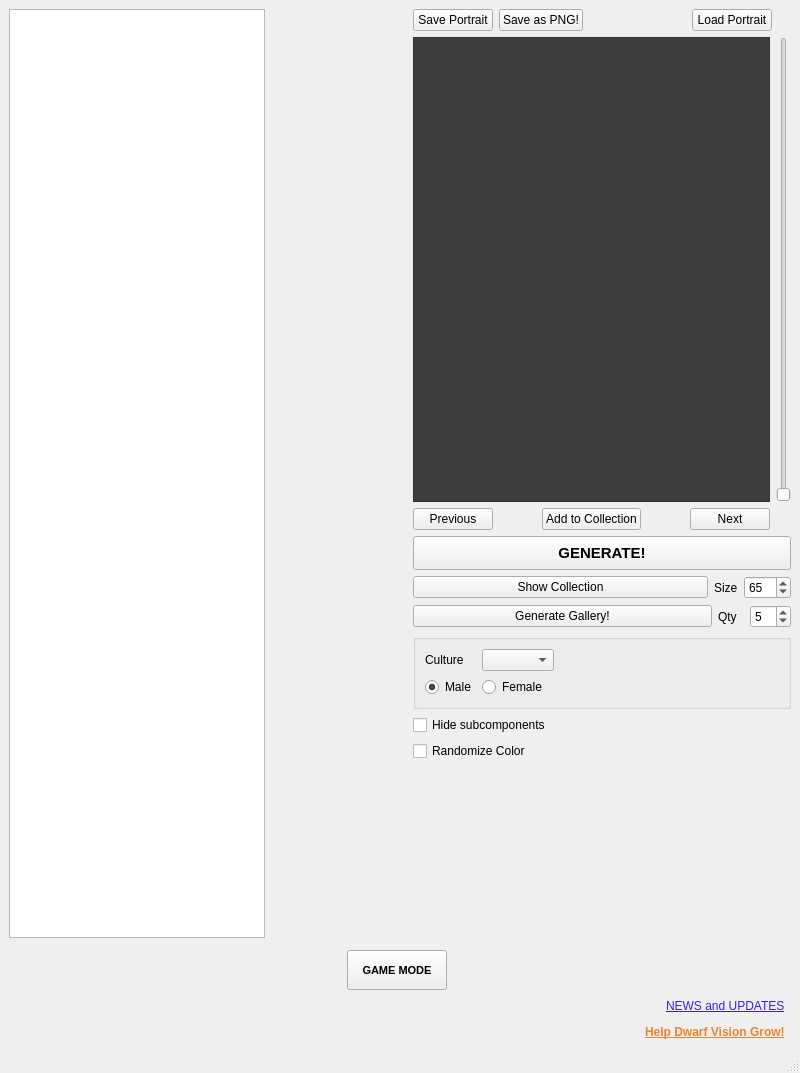
<?xml version="1.0" encoding="UTF-8"?>
<ui version="4.0">
 <class>MainWindow</class>
 <widget class="QMainWindow" name="MainWindow">
  <property name="geometry">
   <rect>
    <x>0</x>
    <y>0</y>
    <width>800</width>
    <height>1073</height>
   </rect>
  </property>
  <property name="windowTitle">
   <string>MainWindow</string>
  </property>
  <widget class="QWidget" name="windowGrid">
   <layout class="QGridLayout" name="gridLayout">
    <item row="5" column="0">
     <layout class="QHBoxLayout" name="horizontalLayout_7">
      <item>
       <spacer name="horizontalSpacer_9">
        <property name="orientation">
         <enum>Qt::Horizontal</enum>
        </property>
        <property name="sizeHint" stdset="0">
         <size>
          <width>40</width>
          <height>20</height>
         </size>
        </property>
       </spacer>
      </item>
      <item>
       <widget class="QLabel" name="linkToUpdates_2">
        <property name="font">
         <font>
          <pointsize>9</pointsize>
         </font>
        </property>
        <property name="text">
         <string>&lt;html&gt;&lt;head/&gt;&lt;body&gt;&lt;p&gt;&lt;a href=&quot;http://example.com/&quot;&gt;&lt;span style=&quot; font-weight:600; text-decoration: underline; color:#ec832d;&quot;&gt;Help Dwarf Vision Grow!&lt;/span&gt;&lt;/a&gt;&lt;/p&gt;&lt;/body&gt;&lt;/html&gt;</string>
        </property>
        <property name="openExternalLinks">
         <bool>true</bool>
        </property>
       </widget>
      </item>
     </layout>
    </item>
    <item row="2" column="0">
     <layout class="QHBoxLayout" name="horizontalLayout_8">
      <item>
       <spacer name="horizontalSpacer_11">
        <property name="orientation">
         <enum>Qt::Horizontal</enum>
        </property>
        <property name="sizeHint" stdset="0">
         <size>
          <width>40</width>
          <height>20</height>
         </size>
        </property>
       </spacer>
      </item>
      <item>
       <widget class="QPushButton" name="changeMode">
        <property name="minimumSize">
         <size>
          <width>100</width>
          <height>40</height>
         </size>
        </property>
        <property name="font">
         <font>
          <pointsize>8</pointsize>
          <weight>75</weight>
          <bold>true</bold>
         </font>
        </property>
        <property name="text">
         <string>GAME MODE</string>
        </property>
       </widget>
      </item>
      <item>
       <spacer name="horizontalSpacer_12">
        <property name="orientation">
         <enum>Qt::Horizontal</enum>
        </property>
        <property name="sizeHint" stdset="0">
         <size>
          <width>40</width>
          <height>20</height>
         </size>
        </property>
       </spacer>
      </item>
     </layout>
    </item>
    <item row="1" column="0" colspan="2">
     <layout class="QHBoxLayout" name="horizontalLayout">
      <item>
       <layout class="QVBoxLayout" name="verticalLayout_3">
        <item>
         <widget class="MyStringList" name="listWidget">
          <property name="sizePolicy">
           <sizepolicy hsizetype="Expanding" vsizetype="Expanding">
            <horstretch>0</horstretch>
            <verstretch>0</verstretch>
           </sizepolicy>
          </property>
          <property name="minimumSize">
           <size>
            <width>0</width>
            <height>0</height>
           </size>
          </property>
         </widget>
        </item>
        <item>
         <widget class="Colorizer" name="colorizer" native="true">
          <property name="sizePolicy">
           <sizepolicy hsizetype="Expanding" vsizetype="Preferred">
            <horstretch>0</horstretch>
            <verstretch>0</verstretch>
           </sizepolicy>
          </property>
          <property name="minimumSize">
           <size>
            <width>0</width>
            <height>0</height>
           </size>
          </property>
         </widget>
        </item>
       </layout>
      </item>
      <item>
       <spacer name="horizontalSpacer_6">
        <property name="orientation">
         <enum>Qt::Horizontal</enum>
        </property>
        <property name="sizeHint" stdset="0">
         <size>
          <width>40</width>
          <height>20</height>
         </size>
        </property>
       </spacer>
      </item>
      <item>
       <widget class="CategoriesManager" name="categoriesManager" native="true">
        <property name="sizePolicy">
         <sizepolicy hsizetype="Minimum" vsizetype="Preferred">
          <horstretch>0</horstretch>
          <verstretch>0</verstretch>
         </sizepolicy>
        </property>
       </widget>
      </item>
      <item>
       <spacer name="horizontalSpacer_5">
        <property name="orientation">
         <enum>Qt::Horizontal</enum>
        </property>
        <property name="sizeHint" stdset="0">
         <size>
          <width>40</width>
          <height>20</height>
         </size>
        </property>
       </spacer>
      </item>
      <item>
       <layout class="QVBoxLayout" name="verticalLayout">
        <item>
         <layout class="QHBoxLayout" name="horizontalLayout_5">
          <item>
           <widget class="QPushButton" name="btn_savePortraitData">
            <property name="text">
             <string>Save Portrait</string>
            </property>
           </widget>
          </item>
          <item>
           <widget class="QPushButton" name="btn_savePNG">
            <property name="text">
             <string>Save as PNG!</string>
            </property>
           </widget>
          </item>
          <item>
           <spacer name="horizontalSpacer_3">
            <property name="orientation">
             <enum>Qt::Horizontal</enum>
            </property>
            <property name="sizeHint" stdset="0">
             <size>
              <width>40</width>
              <height>20</height>
             </size>
            </property>
           </spacer>
          </item>
          <item>
           <widget class="QPushButton" name="btn_LoadPortrait">
            <property name="text">
             <string>Load Portrait</string>
            </property>
           </widget>
          </item>
          <item>
           <spacer name="horizontalSpacer_10">
            <property name="orientation">
             <enum>Qt::Horizontal</enum>
            </property>
            <property name="sizeType">
             <enum>QSizePolicy::Minimum</enum>
            </property>
            <property name="sizeHint" stdset="0">
             <size>
              <width>19</width>
              <height>20</height>
             </size>
            </property>
           </spacer>
          </item>
         </layout>
        </item>
        <item>
         <layout class="QGridLayout" name="gridLayout_3">
          <item row="2" column="0">
           <layout class="QHBoxLayout" name="horizontalLayout_4">
            <item>
             <widget class="QPushButton" name="btn_previous">
              <property name="text">
               <string>Previous</string>
              </property>
             </widget>
            </item>
            <item>
             <spacer name="horizontalSpacer_7">
              <property name="orientation">
               <enum>Qt::Horizontal</enum>
              </property>
              <property name="sizeHint" stdset="0">
               <size>
                <width>40</width>
                <height>20</height>
               </size>
              </property>
             </spacer>
            </item>
            <item>
             <widget class="QPushButton" name="btn_addToCollection">
              <property name="toolTip">
               <string>&lt;html&gt;&lt;head/&gt;&lt;body&gt;&lt;p&gt;&lt;span style=&quot; font-weight:600; color:#000000;&quot;&gt;Click&lt;/span&gt;&lt;span style=&quot; color:#000000;&quot;&gt; to add portrait to &lt;/span&gt;&lt;span style=&quot; font-weight:600; color:#000000;&quot;&gt;Collection&lt;/span&gt;&lt;/p&gt;&lt;/body&gt;&lt;/html&gt;</string>
              </property>
              <property name="text">
               <string>Add to Collection</string>
              </property>
             </widget>
            </item>
            <item>
             <spacer name="horizontalSpacer">
              <property name="orientation">
               <enum>Qt::Horizontal</enum>
              </property>
              <property name="sizeHint" stdset="0">
               <size>
                <width>40</width>
                <height>20</height>
               </size>
              </property>
             </spacer>
            </item>
            <item>
             <widget class="QPushButton" name="btn_next">
              <property name="text">
               <string>Next</string>
              </property>
             </widget>
            </item>
           </layout>
          </item>
          <item row="1" column="0">
           <widget class="QGraphicsView" name="graphicsView">
            <property name="sizePolicy">
             <sizepolicy hsizetype="Fixed" vsizetype="Fixed">
              <horstretch>0</horstretch>
              <verstretch>0</verstretch>
             </sizepolicy>
            </property>
            <property name="minimumSize">
             <size>
              <width>357</width>
              <height>465</height>
             </size>
            </property>
            <property name="styleSheet">
             <string notr="true">background-color: rgb(62, 62, 62);</string>
            </property>
           </widget>
          </item>
          <item row="1" column="1">
           <widget class="QSlider" name="slider_neckHeight">
            <property name="orientation">
             <enum>Qt::Vertical</enum>
            </property>
           </widget>
          </item>
         </layout>
        </item>
        <item>
         <widget class="QPushButton" name="btnGenerate">
          <property name="sizePolicy">
           <sizepolicy hsizetype="Expanding" vsizetype="Fixed">
            <horstretch>0</horstretch>
            <verstretch>0</verstretch>
           </sizepolicy>
          </property>
          <property name="minimumSize">
           <size>
            <width>0</width>
            <height>34</height>
           </size>
          </property>
          <property name="font">
           <font>
            <pointsize>11</pointsize>
            <weight>75</weight>
            <bold>true</bold>
           </font>
          </property>
          <property name="text">
           <string>GENERATE!</string>
          </property>
         </widget>
        </item>
        <item>
         <layout class="QHBoxLayout" name="horizontalLayout_6">
          <item>
           <widget class="QPushButton" name="btn_showCollection">
            <property name="sizePolicy">
             <sizepolicy hsizetype="Expanding" vsizetype="Fixed">
              <horstretch>0</horstretch>
              <verstretch>0</verstretch>
             </sizepolicy>
            </property>
            <property name="text">
             <string>Show Collection</string>
            </property>
           </widget>
          </item>
          <item>
           <widget class="QLabel" name="label">
            <property name="text">
             <string>Size</string>
            </property>
           </widget>
          </item>
          <item>
           <widget class="QSpinBox" name="portraitCollection_size">
            <property name="minimum">
             <number>5</number>
            </property>
            <property name="maximum">
             <number>100</number>
            </property>
            <property name="value">
             <number>65</number>
            </property>
           </widget>
          </item>
         </layout>
        </item>
        <item>
         <layout class="QHBoxLayout" name="horizontalLayout_3">
          <item>
           <widget class="QPushButton" name="galleryButton">
            <property name="sizePolicy">
             <sizepolicy hsizetype="Expanding" vsizetype="Fixed">
              <horstretch>0</horstretch>
              <verstretch>0</verstretch>
             </sizepolicy>
            </property>
            <property name="text">
             <string>Generate Gallery!</string>
            </property>
           </widget>
          </item>
          <item>
           <widget class="QLabel" name="label_2">
            <property name="text">
             <string>Qty  </string>
            </property>
           </widget>
          </item>
          <item>
           <widget class="QSpinBox" name="portrait_quantity_indicator">
            <property name="value">
             <number>5</number>
            </property>
           </widget>
          </item>
         </layout>
        </item>
        <item>
         <widget class="QGroupBox" name="groupBox">
          <property name="title">
           <string/>
          </property>
          <layout class="QGridLayout" name="gridLayout_2">
           <item row="1" column="1">
            <widget class="QRadioButton" name="radioButtonFemale">
             <property name="text">
              <string>Female</string>
             </property>
            </widget>
           </item>
           <item row="1" column="2">
            <spacer name="horizontalSpacer_2">
             <property name="orientation">
              <enum>Qt::Horizontal</enum>
             </property>
             <property name="sizeHint" stdset="0">
              <size>
               <width>40</width>
               <height>20</height>
              </size>
             </property>
            </spacer>
           </item>
           <item row="0" column="1">
            <widget class="QComboBox" name="culture_comboBox"/>
           </item>
           <item row="1" column="0">
            <widget class="QRadioButton" name="radioButtonMale">
             <property name="text">
              <string>Male</string>
             </property>
             <property name="checked">
              <bool>true</bool>
             </property>
            </widget>
           </item>
           <item row="0" column="2">
            <spacer name="horizontalSpacer_4">
             <property name="orientation">
              <enum>Qt::Horizontal</enum>
             </property>
             <property name="sizeHint" stdset="0">
              <size>
               <width>40</width>
               <height>20</height>
              </size>
             </property>
            </spacer>
           </item>
           <item row="0" column="0">
            <widget class="QLabel" name="label_4">
             <property name="sizePolicy">
              <sizepolicy hsizetype="Fixed" vsizetype="Preferred">
               <horstretch>0</horstretch>
               <verstretch>0</verstretch>
              </sizepolicy>
             </property>
             <property name="text">
              <string>Culture</string>
             </property>
            </widget>
           </item>
          </layout>
         </widget>
        </item>
        <item>
         <layout class="QVBoxLayout" name="verticalLayout_2">
          <item>
           <widget class="QCheckBox" name="chk_box_hideSubordinates">
            <property name="text">
             <string>Hide subcomponents</string>
            </property>
            <property name="checkable">
             <bool>true</bool>
            </property>
           </widget>
          </item>
          <item>
           <widget class="QCheckBox" name="btn_randomizeColor">
            <property name="text">
             <string>Randomize Color</string>
            </property>
            <property name="checked">
             <bool>false</bool>
            </property>
           </widget>
          </item>
          <item>
           <spacer name="verticalSpacer_10">
            <property name="orientation">
             <enum>Qt::Vertical</enum>
            </property>
            <property name="sizeHint" stdset="0">
             <size>
              <width>367</width>
              <height>13</height>
             </size>
            </property>
           </spacer>
          </item>
         </layout>
        </item>
       </layout>
      </item>
     </layout>
    </item>
    <item row="4" column="0">
     <layout class="QHBoxLayout" name="horizontalLayout_2">
      <item>
       <spacer name="horizontalSpacer_8">
        <property name="orientation">
         <enum>Qt::Horizontal</enum>
        </property>
        <property name="sizeHint" stdset="0">
         <size>
          <width>40</width>
          <height>20</height>
         </size>
        </property>
       </spacer>
      </item>
      <item>
       <widget class="QLabel" name="linkToUpdates">
        <property name="font">
         <font>
          <pointsize>9</pointsize>
         </font>
        </property>
        <property name="text">
         <string>&lt;html&gt;&lt;head/&gt;&lt;body&gt;&lt;p&gt;&lt;a href=&quot;http://example.com/&quot;&gt;&lt;span style=&quot; text-decoration: underline; color:#3d1dd9;&quot;&gt;NEWS and UPDATES&lt;/span&gt;&lt;/a&gt;&lt;/p&gt;&lt;/body&gt;&lt;/html&gt;</string>
        </property>
        <property name="openExternalLinks">
         <bool>true</bool>
        </property>
       </widget>
      </item>
     </layout>
    </item>
   </layout>
  </widget>
  <widget class="QMenuBar" name="menubar">
   <property name="geometry">
    <rect>
     <x>0</x>
     <y>0</y>
     <width>800</width>
     <height>21</height>
    </rect>
   </property>
  </widget>
  <widget class="QStatusBar" name="statusbar"/>
 </widget>
 <customwidgets>
  <customwidget>
   <class>CategoriesManager</class>
   <extends>QWidget</extends>
   <header>categoriesmanager.h</header>
   <container>1</container>
  </customwidget>
  <customwidget>
   <class>MyStringList</class>
   <extends>QListWidget</extends>
   <header>mystringlist.h</header>
  </customwidget>
  <customwidget>
   <class>Colorizer</class>
   <extends>QWidget</extends>
   <header>colorizer.h</header>
   <container>1</container>
  </customwidget>
 </customwidgets>
 <resources/>
 <connections/>
</ui>
